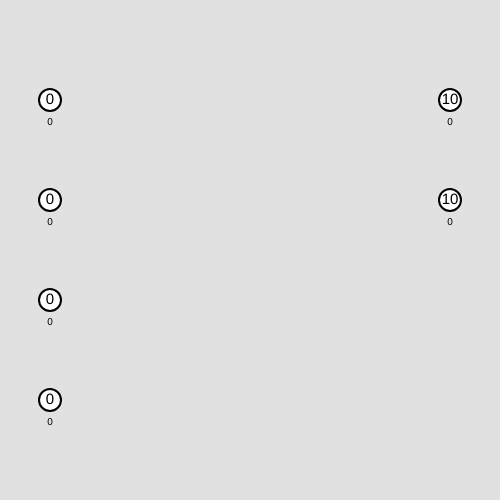
Frame 1 (no input)
Frame 60 (no input): identical to frame 1, image omitted
Frame 120 (the mouse pressed at the canvas centre since frame 60): identical to frame 1, image omitted

The p5.js sketch that drew this single still picture (run headless with seeded random() and noise() and a simulated clock; from frame 60 on, the mouse is pressed at the canvas centre):

// p5.js sketch
// ── sketch.js

let gh;
let g;

let ins = [];

function setup(){
  createCanvas(500, 500);
  gh = new GeneH();
  g = new Genome(gh);
  for(let i = 0; i< 4; i++){
      ins.push(random(-1, 1));
  }
}

function draw(){
  background(225);
  g.show();
}

function keyPressed(){
  if(key == 'c'){
    g.add_gene();
  }

  if(key == 'n'){
      g.add_node();
  }

  if(key == 'q'){
      console.log(g.calculate_outputs(ins));
  }
}

// ── Gene.js
// Gene (Connection) Class
// This class connects the nodes and has the weights

class Gene{
  constructor(i, o){
    this.in_node = i; // Input Node
    this.out_node = o; // Output node
    this.inno = -1; // Innovation number 
    this.weight = random(-1, 1); // Weight of gene
    this.enabled = true; // Enabled by default
  }

  // Clone The Gene
  clone(){
    let g = new Gene(this.in_node.clone(), this.out_node.clone())
    g.weight = this.weight;
    g.enabled = this.enabled;
    g.inno = this.inno;
    return g;
  }

  // For Printing to the console
  printGene(){
    console.log(this.inno+'] '+
    this.in_node.number + '(' + this.in_node.layer + ')', '->',
    this.out_node.number + '(' + this.out_node.layer + ')',
    this.weight, this.enabled);
  }

  mutateGene(){
    if(random(1) < 0.1){
      this.weight = random(-1, 1);
    }
    else{
      let change = randomGaussian()/50;
      this.weight += change;
      if(this.weight > 1) this.weight = 1;
      if(this.weight < -1) this.weight = -1;
    }
  }

  // For showing gene in list
  showGene(){
    let s = (this.inno+'] '+
    this.in_node.number + '(' + this.in_node.layer + ')' + ' -> ' +
    this.out_node.number + '(' + this.out_node.layer + ') ' +
    this.weight + " " + this.enabled + "\n");

    return s;
  }

  // Show Gene On Screen
  show(show_disabled){
    push();
    strokeWeight(abs(this.weight * 4));
    if(this.enabled){
      if(this.weight < 0) stroke(0, 0, 255);
      else stroke(255, 0, 0);
    }
    else{
      if(show_disabled) stroke(0, 255, 0);
      else noStroke();
    }
    line(this.in_node.pos.x, this.in_node.pos.y, this.out_node.pos.x, this.out_node.pos.y);
    pop();
  }
}

// ── GeneH.js
class GeneH{
  constructor(){
    this.globals = new globals();
    this.inputs = this.globals.inputs;
    this.outputs = this.globals.outputs;
    this.global_inno = 0;
    this.allGenes = []
  }

  exists(n1, n2){
    if(this.allGenes.length == 0) return null;

    for(let i = 0; i < this.allGenes.length; i++){
      let g = this.allGenes[i];
      if(g.in_node.number == n1.number && g.out_node.number == n2.number){
        return g;
      }
    }
    return null;
  }
}

// ── Genome.js
class Genome{
  constructor(gh){
    this.gh = gh;
    this.inputs = gh.inputs;
    this.outputs = gh.outputs;
    this.total_nodes = 0;
    this.highest_inno = 0;
    this.nodes = [];
    this.genes = [];
    this.globals = new globals();

    for(let i = 0; i < this.inputs; i++){
      this.nodes.push(new Node(this.total_nodes++, this.globals.input_layer));
    }
    for(let i = 0; i < this.outputs; i++){
      this.nodes.push(new Node(this.total_nodes++, this.globals.output_layer));
    }
  }

  exists(x){
    for(let i = 0; i < this.genes.length; i++){
      if(x.inno == this.genes[i].inno){
        return true;
      }
    }
    return false;
  }

  connect_nodes(n1, n2){
    if(n1.layer > n2.layer){
      let temp = n1;
      n1 = n2;
      n2 = temp;
    }

    let c = this.gh.exists(n1, n2);
    let x = new Gene(n1, n2);

    if(c != null){
      x.inno = c.inno;
      if(!this.exists(x)){
        this.genes.push(x);
        n1.inGenes.push(x);
      }
    }
    else{
      x.inno = this.gh.global_inno++;
      this.gh.allGenes.push(x.clone());
      this.genes.push(x);
      n2.inGenes.push(x);
    }
  }

  calculate_outputs(inputs){
      if(inputs.length != this.globals.inputs){
          console.log("Wrong length in[uts]");
          return;
      }

      for(let i = 0; i< this.globals.inputs; i++){
          this.nodes[i].outputValue = inputs[i].toFixed(4);
          this.nodes[i].lastOutputValue = inputs[i].toFixed(4);
      }
      let outs = [];

      for(let i = this.globals.inputs+this.globals.outputs; i < this.nodes.length; i++){
          this.nodes[i].calculate();
      }

      for(let i = this.globals.inputs; i < this.globals.inputs+this.globals.outputs; i++){
          this.nodes[i].calculate();
          outs.push(this.nodes[i].outputValue);
      }

      for(let i = 0; i < this.nodes.length; i++){
          this.nodes[i].reset();
      }
      return outs;
  }

  add_gene(){
    let n1 = this.nodes[int(random(this.nodes.length))];
    let n2 = this.nodes[int(random(this.nodes.length))];

    while (n1.layer == n2.layer){
      n1 = this.nodes[int(random(this.nodes.length))];
      n2 = this.nodes[int(random(this.nodes.length))];
    }

    this.connect_nodes(n1, n2);
  }

  add_node(){
      if(this.genes.length == 0) this.add_gene();

      let n = new Node(this.total_nodes++, int(random(this.globals.input_layer+1, this.globals.output_layer)));
      let g = this.genes[int(random(this.genes.length))];

      this.connect_nodes(g.in_node, n);
      this.connect_nodes(n, g.out_node);

      this.genes[this.genes.length - 1].weight = g.weight;
      this.genes[this.genes.length - 2].weight = 1;
      g.enabled = false;

      this.nodes.push(n);
  }

  printGenome(){
    console.log("--------------------------------------------------");
    for(let i = 0; i < this.genes.length; i++){
      this.genes[i].printGene();
    }
    console.log("--------------------------------------------------");
  }

  showGenome(){
    let s = "Genome\n--------------------------------------------------\n";
    for(let i = 0; i < this.genes.length; i++){
      s += this.genes[i].showGene();
    }
    s += "--------------------------------------------------";

    push();
    fill(255);
    noStroke();
    textSize(14);
    textAlign(CENTER, CENTER);
    text(s, width/2, height/2);
    pop();
  }

  show(){
      for(let i = 0; i < this.genes.length; i++){
          this.genes[i].show();
      }
      for(let i = 0; i < this.nodes.length; i++){
          this.nodes[i].show();
      }
  }
}

// ── Node.js
class Node{
  constructor(n, l){
    this.number = n;
    this.layer = l;
    this.sum = 0
    this.outputValue = 0
    this.lastOutputValue = 0;
    this.inGenes = []
    this.globals = new globals();

    // for showing
    this.pos = createVector();

    this.config();
  }

  config(){
      let startx = 50;
      let endx = width - startx;
      let starty = 100;
      let endy = height - starty;
      let gapx = (endx - startx) / (this.globals.input_layer + this.globals.output_layer);
      let gapy = 100;

      if (this.layer == this.globals.input_layer){
          this.pos.x = startx;
          this.pos.y = this.number * starty + gapy;
      }
      else if (this.layer == this.globals.output_layer){
          this.pos.x = endx;
          this.pos.y = (this.number - this.globals.inputs) * starty + gapy;
      }
      else{
          this.pos.x = this.layer * gapx + startx;
          this.pos.y = random(starty, endy);
      }
  }

  calculate(){
      if(this.layer == this.globals.input_layer){
          return;
      }

      for(let i = 0; i < this.inGenes.length; i++){
          if(this.inGenes[i].enabled)
            this.sum += this.inGenes[i].in_node.outputValue * this.inGenes[i].weight;
      }
      this.outputValue = this.activate(this.sum).toFixed(4);
      this.lastOutputValue = this.outputValue;
  }

  activate(x){
      return 1 / ( 1 + exp(-x));
  }

  show(){
      push();
      stroke(0);
      strokeWeight(2);
      fill(255);
      circle(this.pos.x, this.pos.y, 22);
      noStroke();
      fill(0);
      textAlign(CENTER,CENTER);
      textSize(15);
      text(this.layer, this.pos.x, this.pos.y);
      textSize(10);
      text(this.lastOutputValue, this.pos.x, this.pos.y + 22);
      pop();
  }

  reset(){
      this.outputValue = 0;
  }

  clone(){
    let n = new Node(this.number, this.layer);
    n.sum = this.sum;
    n.outputValue = this.outputValue;
    return n;
  }
}

// ── globals.js
// A config class for
// setting parameters of the simulation

class globals{
    constructor(){
        this.input_layer = 0; // starting layer
        this.output_layer = 10; // ending layer (should be more than input layer)
        this.inputs = 4; // number of inputs
        this.outputs = 2; // number of outputs
    }
}

// ── style.css
 /* The switch - the box around the slider */
.switch {
  position: relative;
  display: inline-block;
  width: 40px;
  height: 24px;
}

/* Hide default HTML checkbox */
.switch input {
  opacity: 0;
  width: 0;
  height: 0;
}

/* The slider */
.slider {
  position: absolute;
  cursor: pointer;
  top: 0;
  left: 0;
  right: 0;
  bottom: 0;
  background-color: #ccc;
  -webkit-transition: .4s;
  transition: .4s;
}

.slider:before {
  position: absolute;
  content: "";
  height: 16px;
  width: 16px;
  left: 4px;
  bottom: 4px;
  background-color: white;
  -webkit-transition: .4s;
  transition: .4s;
}

input:checked + .slider {
  background-color: #2196F3;
}

input:focus + .slider {
  box-shadow: 0 0 1px #2196F3;
}

input:checked + .slider:before {
  -webkit-transform: translateX(16px);
  -ms-transform: translateX(16px);
  transform: translateX(16px);
}

/* Rounded sliders */
.slider.round {
  border-radius: 34px;
}

.slider.round:before {
  border-radius: 50%;
}

html, body {
  height: 100%;
}

body {
  /*background-color: lightblue;*/
  /* Dusty Green */
  /* background: #093028;
  background: -webkit-linear-gradient(to left, #237A57, #093028);
  background: linear-gradient(to left, #237A57, #093028); */

  /* Space Black */
  /*background: #000000;
  background: -webkit-linear-gradient(to left, #434343, #000000);
  background: linear-gradient(to left, #434343, #000000);*/

  /* Venice Blue */
  /* background: #085078;
  background: -webkit-linear-gradient(to top left, #85D8CE, #085078);
  background: linear-gradient(to top left, #85D8CE, #085078); */

  /* Celectial */
  background: #C33764;  /* fallback for old browsers */
  background: -webkit-linear-gradient(to left, #1D2671, #C33764);  /* Chrome 10-25, Safari 5.1-6 */
  background: linear-gradient(to left, #1D2671, #C33764); /* W3C, IE 10+/ Edge, Firefox 16+, Chrome 26+, Opera 12+, Safari 7+ */



  margin: 0;
  display: flex;

  /* This centers our sketch horizontally. */
  justify-content: center;

  /* This centers our sketch vertically. */
  align-items: center;
}

canvas {
  border-radius: 12px;
  /* border:white 3px solid; */
  box-shadow: 2px 2px 44px 0px rgba(0, 0, 0,0.95);
}

@font-face {
  font-family: comicmono;
  src: url(ComicMono.ttf);
}

.myclass {
  color: white;
  font-family: comicmono;
  margin: 30px;
  font-size: 22px;
}

.simple-input {
    display: block;
    padding: 5px;
    border: 4px solid #F1B720;
    border-radius: 5px;
    color: #333;
    transition: all 0.3s ease-out;
}
.simple-input:hover {
    border-radius: 8px
}
.simple-input:focus {
    outline: none;
    border-radius: 8px;
    border-color: #EBD292;
}
